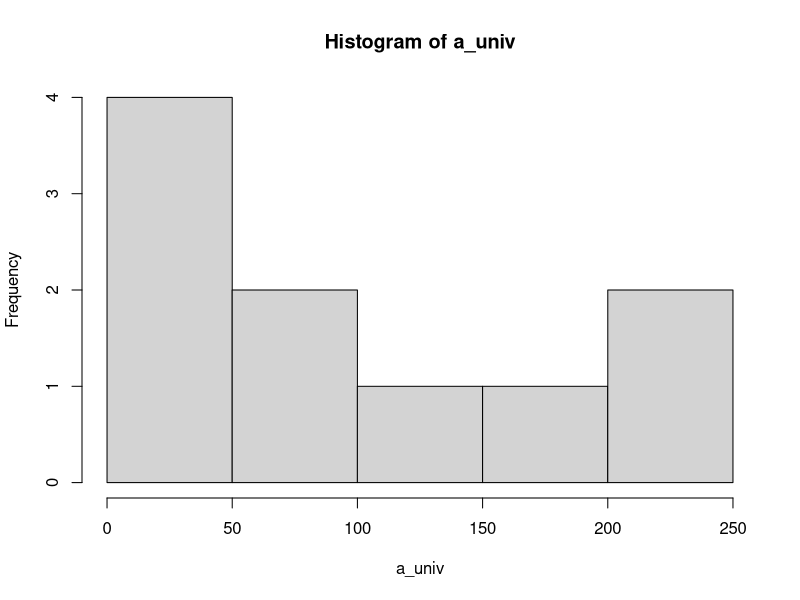
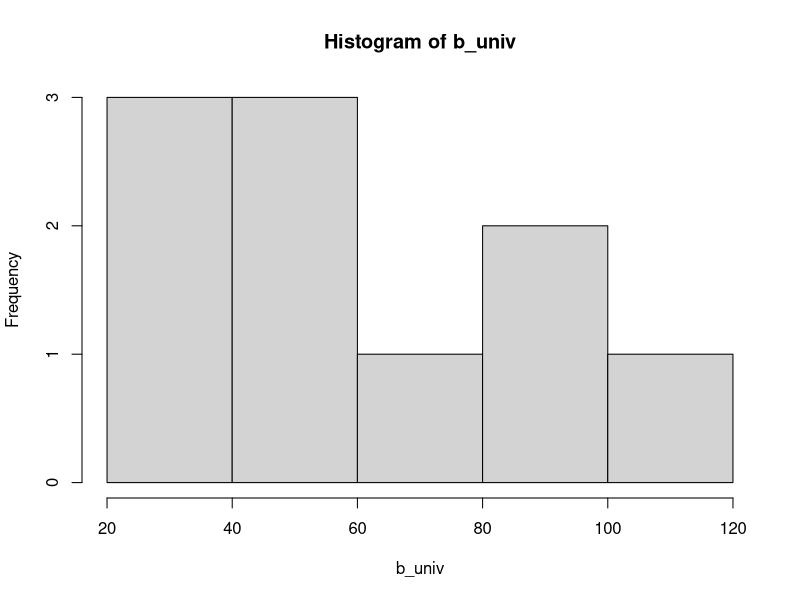

R code for these plots, in order:
# 2章練習問題　P54
a_univ <- c(60,100,50,40,50,230,120,240,200,30)
b_univ <- c(50,60,40,50,100,80,30,20,100,120)

hist(a_univ)
hist(b_univ)
mean(a_univ)
sqrt(mean((a_univ-mean(a_univ))^2))
mean(b_univ)
sqrt(mean((b_univ-mean(b_univ))^2))
(a_univ-mean(a_univ))/sqrt(mean((a_univ-mean(a_univ))^2))*10+50
(b_univ-mean(b_univ))/sqrt(mean((b_univ-mean(b_univ))^2))*10+50

a <- c(1.116,1.693,1.723,1.78,1.834,1.796,1.789,1.666)
1300*a-1300
rm(a)

